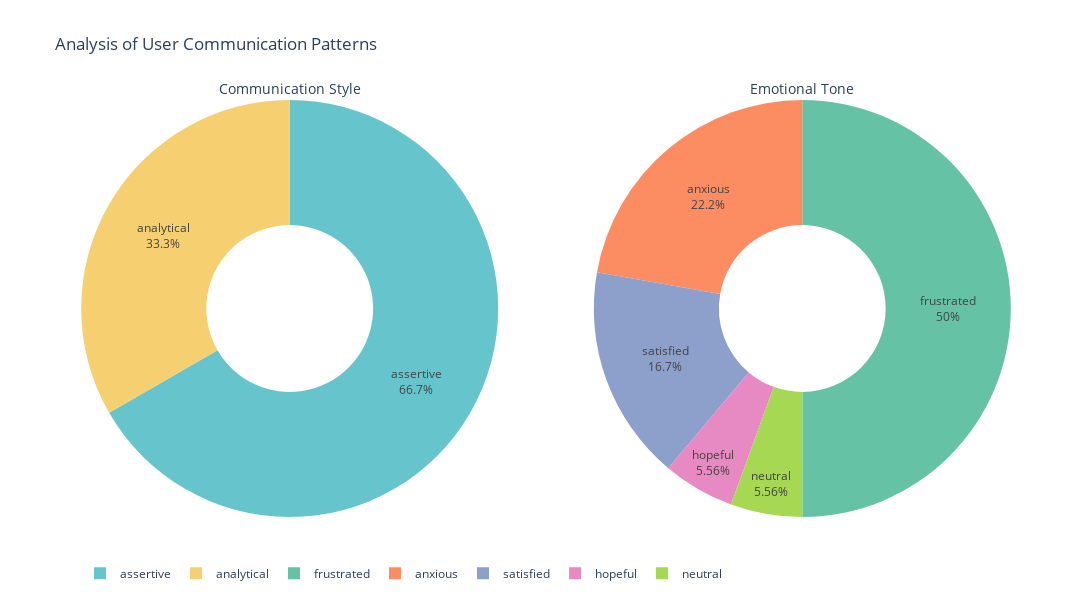

Notebook cell for this chart:
### Code cell
import plotly.express as px
import plotly.graph_objects as go
from plotly.subplots import make_subplots

# Count the frequency of each communication style and emotional tone
comm_style_counts = commucation_style_df["user_communication_style"].value_counts()
emotional_tone_counts = commucation_style_df["emotional_tone"].value_counts()

# Create subplots with 1 row and 2 columns
fig = make_subplots(
    rows=1,
    cols=2,
    specs=[[{"type": "domain"}, {"type": "domain"}]],
    subplot_titles=["User Communication Style", "Emotional Tone"],
)

# Add pie chart for communication style
fig.add_trace(
    go.Pie(
        labels=comm_style_counts.index,
        values=comm_style_counts.values,
        hole=0.4,
        textinfo="label+percent",
        marker=dict(colors=px.colors.qualitative.Pastel),
    ),
    row=1,
    col=1,
)

# Add pie chart for emotional tone
fig.add_trace(
    go.Pie(
        labels=emotional_tone_counts.index,
        values=emotional_tone_counts.values,
        hole=0.4,
        textinfo="label+percent",
        marker=dict(colors=px.colors.qualitative.Set2),
    ),
    row=1,
    col=2,
)

# Update layout
fig.update_layout(
    title_text="Analysis of User Communication Patterns",
    height=600,
    width=1200,
    legend=dict(orientation="h", y=-0.1),
    annotations=[
        dict(text="Communication Style", font_size=14, showarrow=False),
        dict(text="Emotional Tone", font_size=14, showarrow=False),
    ],
)

fig.show()

### Figure 1 — Plotly figure (JSON) as saved in the notebook; plotly's stock layout.template omitted (floating-point values rounded to 4 significant figures)
{"data": [{"domain": {"x": [0, 0.45], "y": [0, 1]}, "hole": 0.4, "labels": ["assertive", "analytical"], "marker": {"colors": ["rgb(102, 197, 204)", "rgb(246, 207, 113)", "rgb(248, 156, 116)", "rgb(220, 176, 242)", "rgb(135, 197, 95)", "rgb(158, 185, 243)", "rgb(254, 136, 177)", "rgb(201, 219, 116)", "rgb(139, 224, 164)", "rgb(180, 151, 231)", "rgb(179, 179, 179)"]}, "textinfo": "label+percent", "type": "pie", "values": [12, 6]}, {"domain": {"x": [0.55, 1], "y": [0, 1]}, "hole": 0.4, "labels": ["frustrated", "anxious", "satisfied", "hopeful", "neutral"], "marker": {"colors": ["rgb(102,194,165)", "rgb(252,141,98)", "rgb(141,160,203)", "rgb(231,138,195)", "rgb(166,216,84)", "rgb(255,217,47)", "rgb(229,196,148)", "rgb(179,179,179)"]}, "textinfo": "label+percent", "type": "pie", "values": [9, 4, 3, 1, 1]}], "layout": {"annotations": [{"font": {"size": 14}, "showarrow": false, "text": "Communication Style", "x": 0.225, "xanchor": "center", "xref": "paper", "y": 1, "yanchor": "bottom", "yref": "paper"}, {"font": {"size": 14}, "showarrow": false, "text": "Emotional Tone", "x": 0.775, "xanchor": "center", "xref": "paper", "y": 1, "yanchor": "bottom", "yref": "paper"}], "height": 600, "legend": {"orientation": "h", "y": -0.1}, "title": {"text": "Analysis of User Communication Patterns"}, "width": 1200}}
